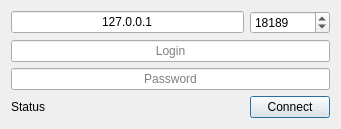
<?xml version="1.0" encoding="UTF-8"?>
<ui version="4.0">
 <class>LoginDialogController</class>
 <widget class="QDialog" name="LoginDialogController">
  <property name="geometry">
   <rect>
    <x>0</x>
    <y>0</y>
    <width>341</width>
    <height>119</height>
   </rect>
  </property>
  <property name="sizePolicy">
   <sizepolicy hsizetype="Fixed" vsizetype="Fixed">
    <horstretch>0</horstretch>
    <verstretch>0</verstretch>
   </sizepolicy>
  </property>
  <property name="windowTitle">
   <string>Dialog</string>
  </property>
  <layout class="QGridLayout" name="gridLayout">
   <item row="2" column="0" colspan="4">
    <widget class="QLineEdit" name="loginEdit">
     <property name="alignment">
      <set>Qt::AlignCenter</set>
     </property>
     <property name="placeholderText">
      <string>Login</string>
     </property>
    </widget>
   </item>
   <item row="3" column="0" colspan="4">
    <widget class="QLineEdit" name="passwordEdit">
     <property name="alignment">
      <set>Qt::AlignCenter</set>
     </property>
     <property name="placeholderText">
      <string>Password</string>
     </property>
    </widget>
   </item>
   <item row="0" column="0" colspan="3">
    <widget class="QLineEdit" name="addressEdit">
     <property name="text">
      <string>127.0.0.1</string>
     </property>
     <property name="alignment">
      <set>Qt::AlignCenter</set>
     </property>
     <property name="placeholderText">
      <string>Server</string>
     </property>
    </widget>
   </item>
   <item row="4" column="0">
    <widget class="QLabel" name="statusLabel">
     <property name="text">
      <string>Status</string>
     </property>
    </widget>
   </item>
   <item row="4" column="1" colspan="2">
    <spacer name="horizontalSpacer">
     <property name="orientation">
      <enum>Qt::Horizontal</enum>
     </property>
     <property name="sizeHint" stdset="0">
      <size>
       <width>40</width>
       <height>20</height>
      </size>
     </property>
    </spacer>
   </item>
   <item row="0" column="3">
    <widget class="QSpinBox" name="portEdit">
     <property name="maximum">
      <number>65635</number>
     </property>
     <property name="value">
      <number>18189</number>
     </property>
    </widget>
   </item>
   <item row="4" column="3">
    <widget class="QPushButton" name="connectButton">
     <property name="text">
      <string>Connect</string>
     </property>
    </widget>
   </item>
  </layout>
 </widget>
 <resources/>
 <connections/>
</ui>
